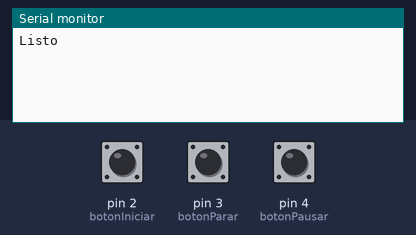
This sketch was run on a simulated Arduino Uno, built with avr-gcc and run on an emulated ATmega328P. Shown: the last lines printed to the serial monitor. Inputs (shaded band) come from the test bench; at power-on: pin 2 (botonIniciar) LOW, pin 3 (botonParar) LOW, pin 4 (botonPausar) LOW.

Above: at 1.2 s.
1.3 s: pin 2 (botonIniciar) pulled HIGH for 0.15 s
At 1.65 s:
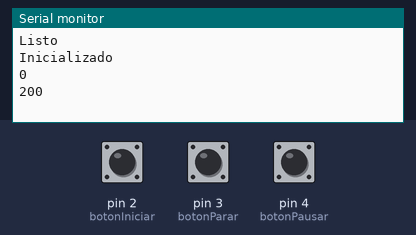
2.9 s: pin 3 (botonParar) pulled HIGH for 0.15 s
At 4.2 s:
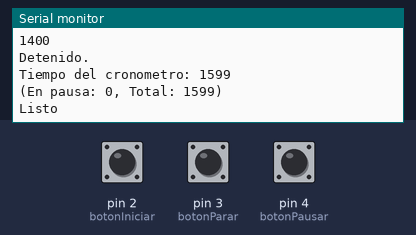
4.5 s: pin 2 (botonIniciar) pulled HIGH for 1 s
At 5.05 s:
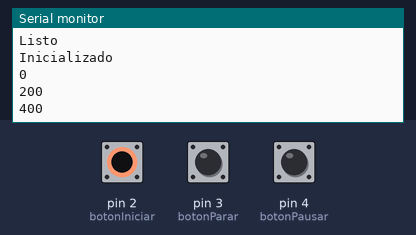
7.0 s: pin 4 (botonPausar) pulled HIGH for 0.15 s
At 7.01 s:
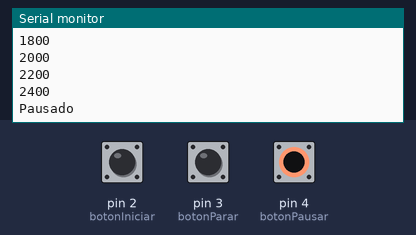
8.6 s: pin 4 (botonPausar) pulled HIGH for 1 s
At 8.86 s:
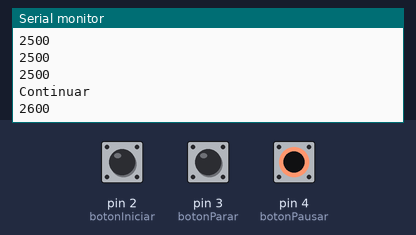
11.1 s: pin 3 (botonParar) pulled HIGH for 1 s
At 12.0 s:
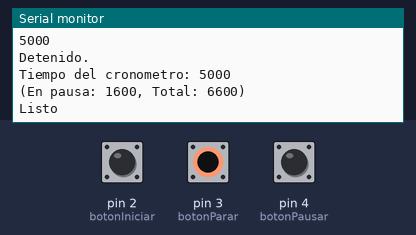
Timing chart, 0 to 14.1 s (numbered marks = the images above; inputs shaded):
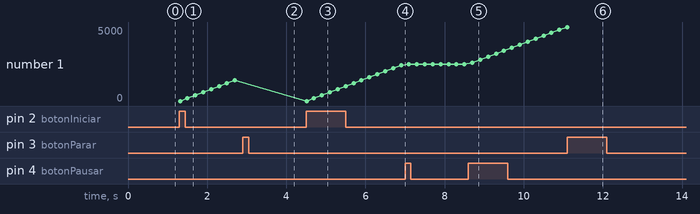

Measured:
- after the input at 1.3 s, the serial monitor: prints a new line at once (image 1)
- after the input at 2.9 s, the serial monitor: prints a new line at once (image 2)
- after the input at 4.5 s, the serial monitor: prints a new line at once (image 3)
- after the input at 7.0 s, the serial monitor: prints a new line at once (image 4)
- after the input at 8.6 s, the serial monitor: prints a new line at once (image 5)
- after the input at 11.1 s, the serial monitor: prints a new line at once (image 6)
- plotted number 1: 1400 → 2400 after the input at 4.5 s, 2400 → 2500 after the input at 7.0 s, 2500 → 5000 after the input at 8.6 s

The sketch:

65-pausar-reanudar-temporalizador-con-millis.ino
```cpp
// (licence header left out)
enum
{
  STATE_INIT,
  STATE_WAIT_FOR_START,
  STATE_RUNNING,
  STATE_PAUSED,
  STATE_STOPPED,
} state; // conjunto definido de estados

const uint8_t botonIniciar = 2; // pin para el botón iniciar
const uint8_t botonParar = 3; // pin para el botón parar
const uint8_t botonPausar = 4; // pin para el botón pausar

uint8_t ultimoEstadoIniciar = LOW; // último estado booleano para iniciar
uint8_t ultimoEstadoParar = LOW; // último estado booleano para parar
uint8_t ultimoEstadoPausar = LOW; // último estado booleano para pausar

unsigned long iniciarMillis; // momento del inicio
unsigned long pararMillis; // momento de la parada
unsigned long pausarMillis; // momento del inicio de la pausa
unsigned long pausaTotalMillis; // tiempo total del la pausa combinada

unsigned long actualizacionAnteriorMillis; // para actualizar el tiempo de ejecución
const unsigned long intervaloActualizacion = 200;  // actualiza cada 200ms

void setup()
{
	Serial.begin(9600); // inicializar la comunicación serial

	pinMode(botonIniciar, INPUT); // pin botonIniciar en modo de entrada
	pinMode(botonParar, INPUT); // pin botonParar en modo de entrada
	pinMode(botonPausar, INPUT); // pin botonPausar en modo de entrada

	state = STATE_INIT; // inicializar la variable con STATE_INIT
}

void loop() {
	unsigned long actualMillis = millis(); // estado actual de millis()

	bool start = false; // inicializar variable start en false
	bool stop = false; // inicializar variable stop en false
	bool pause = false; // inicializar variable pause en false

	// ---------------------------------------------------
  	// Reúne toda la información de los botones y sensores
  	// ---------------------------------------------------
	uint8_t iniciarEstado = digitalRead(botonIniciar);
	uint8_t PararEstado = digitalRead(botonParar);
	uint8_t PausarEstado = digitalRead(botonPausar);

	// -----------------------------
  	// Detección de cambio de estado
  	// -----------------------------
	if (iniciarEstado != ultimoEstadoIniciar) {
		if (iniciarEstado == HIGH) {
			start = true;
		}

		ultimoEstadoIniciar = iniciarEstado;
	}

	if (PararEstado != ultimoEstadoParar) {
		if (PararEstado == HIGH) {
			stop = true;
		}

		ultimoEstadoParar = PararEstado;
	}

	if (PausarEstado != ultimoEstadoPausar) {
		if (PausarEstado == HIGH) {
			pause = true;
		}

		ultimoEstadoPausar = PausarEstado;
	}

	// --------------------------
  	// Máquina de estados finitos
  	// --------------------------
	switch(state) {
		case STATE_INIT:
			pausaTotalMillis = 0;
			Serial.println("Listo");
			state = STATE_WAIT_FOR_START;
			break;
		case STATE_WAIT_FOR_START:
			if (start) {
				iniciarMillis = actualMillis;
				Serial.println("Inicializado");
        	state = STATE_RUNNING;
			}
			break;
		case STATE_RUNNING:
			if (stop) {
				pararMillis = actualMillis;
				state = STATE_STOPPED;
			} else if (pause) {
				pausarMillis = actualMillis;
				Serial.println("Pausado");
				state = STATE_PAUSED;
			}
			break;
		case STATE_PAUSED:
			if (stop) {
				pararMillis = actualMillis;
				unsigned long tiempoTranscurridoPausa = actualMillis - pausarMillis;
        	pausaTotalMillis += tiempoTranscurridoPausa;
        	state = STATE_STOPPED;
			} else if (start || pause) {
				unsigned long tiempoTranscurridoPausa = actualMillis - pausarMillis;
        	pausaTotalMillis += tiempoTranscurridoPausa;
	        Serial.println("Continuar");
	        state = STATE_RUNNING;
			}
			break;
		case STATE_STOPPED:
     		unsigned long tiempoTranscurrido = pararMillis - iniciarMillis - pausaTotalMillis;
			Serial.println("Detenido.");
			Serial.print("Tiempo del cronometro: ");
			Serial.println(tiempoTranscurrido);
			Serial.print("(En pausa: ");
			Serial.print(pausaTotalMillis);

			unsigned long total = pararMillis - iniciarMillis;
			Serial.print(", Total: ");
			Serial.print(total);
			Serial.print(")");
			Serial.println();

			state = STATE_INIT;
			break;
	}

	// -------------------------------------------
  	// Muestra en el Serial el tiempo en ejecución
  	// -------------------------------------------
	if (state == STATE_RUNNING || state == STATE_PAUSED) {
		if ( actualMillis - actualizacionAnteriorMillis >= intervaloActualizacion)
    	{
	      actualizacionAnteriorMillis = actualMillis;

	      unsigned long tiempoTranscurridoHastaAhora;

	      if (state == STATE_PAUSED) {
	        tiempoTranscurridoHastaAhora = pausarMillis - iniciarMillis - pausaTotalMillis;
	      } else {
	        tiempoTranscurridoHastaAhora = actualMillis - iniciarMillis - pausaTotalMillis;
	      }

	      Serial.println(tiempoTranscurridoHastaAhora);
	    }
	}
}
```
